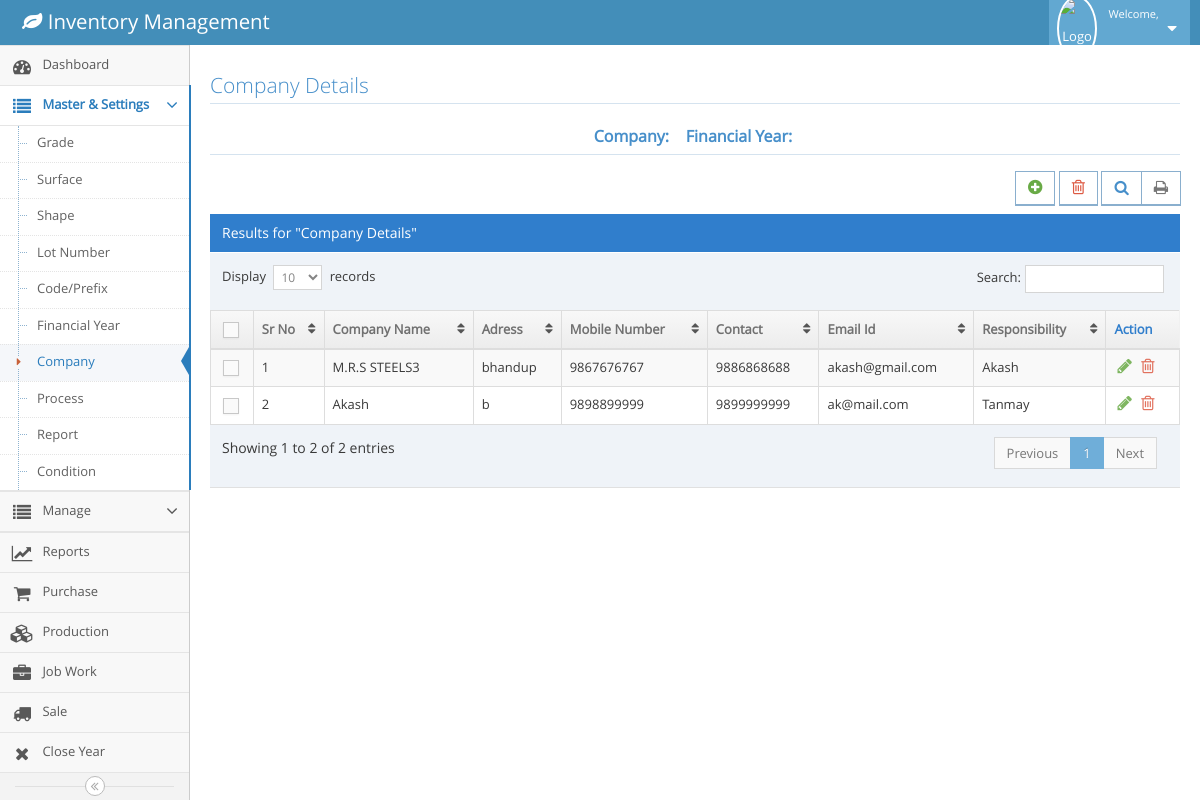
Page /company.php (signed in) on the earlier database version.
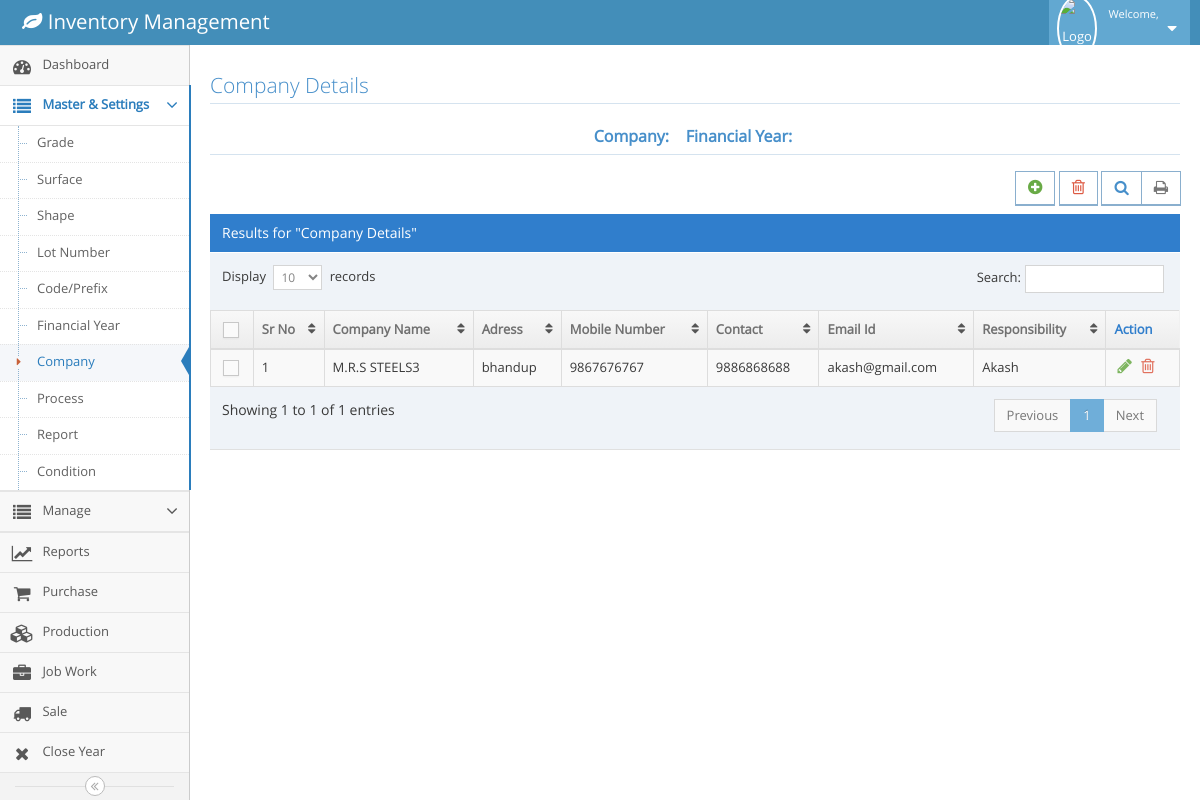
Same page on the later database version.
### tables this page shows
CREATE TABLE `company` (
  `id` int(11) NOT NULL,
  `companyName` varchar(50) NOT NULL,
  `address` varchar(100) NOT NULL,
  `mobileNo` varchar(30) NOT NULL,
  `contact` varchar(15) NOT NULL,
  `email` varchar(30) NOT NULL,
  `responsiblePerson` varchar(30) NOT NULL,
  `createdOn` timestamp NOT NULL DEFAULT CURRENT_TIMESTAMP
);

### company.php (the view, shortened to what this page needs)
<!DOCTYPE html>
<?php
  include('config.php');
  $fy=$_SESSION['fy'];
  $company=$_SESSION['cname'];
?>
<html lang="en">
	<head>
		<link rel="stylesheet" href="assets/css/bootstrap.min.css" />
		<link rel="stylesheet" href="assets/font-awesome/4.5.0/css/font-awesome.min.css" />
		<link rel="stylesheet" href="assets/css/ace.min.css" class="ace-main-stylesheet" id="main-ace-style" />
		<link rel="stylesheet" href="assets/css/ace-skins.min.css" />
		<link rel="stylesheet" href="assets/css/ace-rtl.min.css" />
	</head>
	<body class="no-skin">
		<?php include('navbar.php') ?>
		<div class="main-container ace-save-state" id="main-container">
			<?php include('menubar.php') ?>
			<div class="main-content">
				<div class="main-content-inner">
					<div class="page-content">
								<div class="row">
									<div class="col-xs-12">
										<h3 class="header smaller lighter blue">Company Details</h3>
										<h5 class="header blue lighter bigger" align="center">
												<b>Company:&nbsp; <?php echo $company ?>  &nbsp;
												Financial Year:&nbsp; <?php echo $fy ?> </b>
											</h5>
										<div class="clearfix">
											<div class="pull-right tableTools-container">
												<div class="btn btn-white btn-primary btn-bold">
													<a class="blue" href="addcompany.php" data-toggle="tooltip" title="Add">
														<i class="ace-icon fa fa-plus-circle bigger-120 green"></i>
													</a>
												</div>
												<div class="btn btn-white btn-primary btn-bold">
													<a class="blue" href="" data-toggle="tooltip" title="Delete">
														<i class="ace-icon fa fa-trash-o bigger-120 red"></i>
													</a>
												</div>
											</div>
										</div>
										<div class="table-header">
											Results for "Company Details"
										</div>
										<div>
											<table id="dynamic-table" class="table table-striped table-bordered table-hover">
												<thead>
													<tr>
														<th class="center">
															<label class="pos-rel">
																<span class="lbl"></span>
															</label>
														</th>
														<th>Sr No</th>
														<th>Company Name</th>
														<th>Adress</th>
														<th>Mobile Number</th>
														<th>Contact</th>
														<th>Email Id</th>
														<th>Responsibility</th>
														<th>Action</th>
													</tr>
												</thead>
												<tbody>
													<?php
									            		$query=mysqli_query($conn,"select * from company");
															$count=0;
															while($row=mysqli_fetch_array($query))
															{
																$count++;
																$id=$row['id'];
																$cname=$row['companyName'];
																$addre=$row['address'];
																$mobno=$row['mobileNo'];
																$contact=$row['contact'];
																$email=$row['email'];
																$respon=$row['responsiblePerson'];
															?>
													<tr>
														<td class="center">
															<label class="pos-rel">
																<span class="lbl"></span>
															</label>
														</td>
														<td><?php echo $count;?></td>
														<td>
															<?php echo $cname;?>
														</td>
														<td>
															<?php echo $addre;?>
														</td>
														<td>
															<?php echo $mobno;?>
														</td>
														<td>
															<?php echo $contact;?>
														</td>
														<td>
															<?php echo $email;?>
														</td>
														<td>
															<?php echo $respon;?>
														</td>
														<td>
															<div class="hidden-sm hidden-xs action-buttons">
																<a class="green" data-toggle="tooltip" title="Edit" href="editcompany.php?id=<?php echo $id;?>">
																	<i class="ace-icon fa fa-pencil bigger-130"></i>
																</a>
																	<a class="red" data-toggle="tooltip" title="Delete" href="deltecompany.php?id=<?php echo $id;?>">
																	<i class="ace-icon fa fa-trash-o bigger-130"></i>
																</a>
															</div>
														</td>
													</tr>
													<?php
													}
												?>
													</tbody>
												</table>
											</div>
										</div>
									</div>
							</div>
						</div>
					</div>
		</div>
	</body>
</html>

Differences in the rows shown:
removed company: companyName "Akash", address "b", mobileNo "9898899999", contact "9899999999", email "ak@mail.com", responsiblePerson "Tanmay"
Other differences:
text written by a page script: "Display records Search: Showing 1 to 2 of 2 entries Previous 1 Next" → "Display records Search: Showing 1 to 1 of 1 entries Previous 1 Next"
